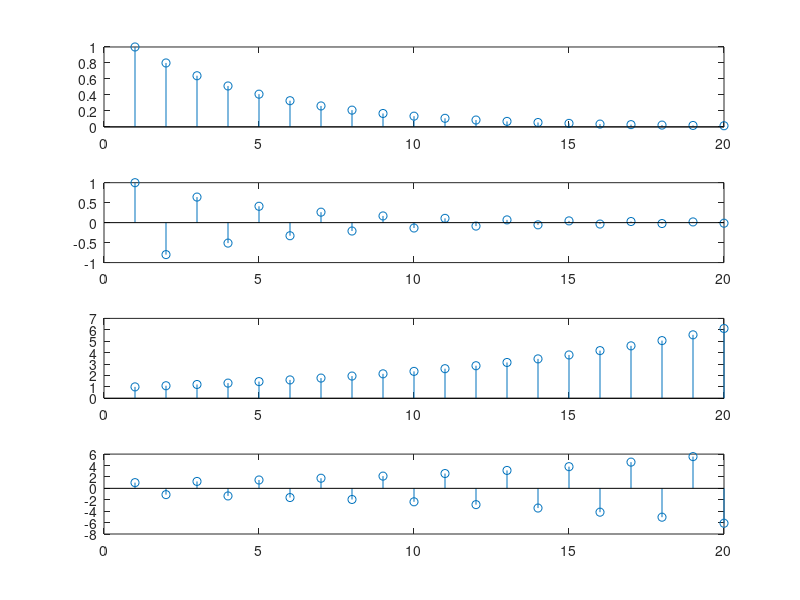

This chart was generated by the following MATLAB code:
N = 20;
n = 0: N-1 ;  
x1 =(0.8).^n ;
x2=(-0.8).^n ;
x3 =(1.1).^n ;
x4 =(-1.1).^n ;
figure(13)
subplot(4, 1, 1 ), stem( x1)
subplot(4, 1, 2 ), stem( x2)
subplot(4, 1, 3 ), stem( x3)
subplot(4, 1, 4 ), stem( x4)